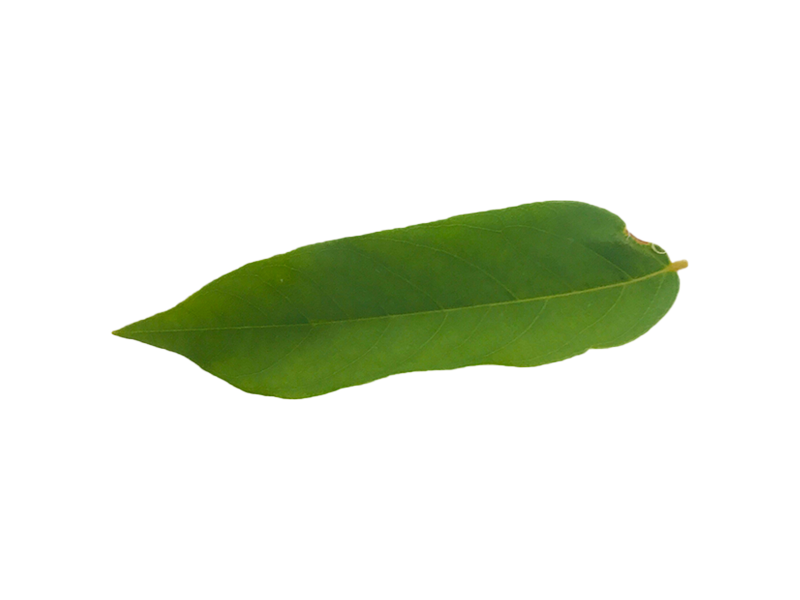
#> input picture leaf.jpg, 1600 x 1200 px (shown at 1/2 size)
$ jupyter execute 'Image Fundamentals.ipynb'
#> lines starting #> are read from the running program, lines starting #| are printed output that depends on the picture; after the words box and inside, x2 and y2 are one past the last pixel; in counts of white or black regions, pixels touching at a corner belong together
[cell 1]
import cv2

[cell 2]
# membaca image
image = cv2.imread("leaf.jpg")
#> image is the input picture: shape (1200, 1600, 3); mean B, G, R 222.3, 234.5, 229.3

[cell 3]
print(image)
#> (printed output is left out)

[cell 4]
# menampilkan image
cv2.imshow('leaf', image)
cv2.waitKey(0)
cv2.destroyAllWindows()

[cell 5]
print(image.shape)
#| (1200, 1600, 3)

[cell 6]
# mengakses nilai di pixel x=500, y=650
(b, g, r) = image[650, 500]
#> b = 8; g = 91; r = 53
print("blue =", b)
#| blue = 8
print("green = ", g)
#| green =  91
print("red = ", r)
#| red =  53

[cell 7]
# crop image
im_crop = image[100:660, 100:380]
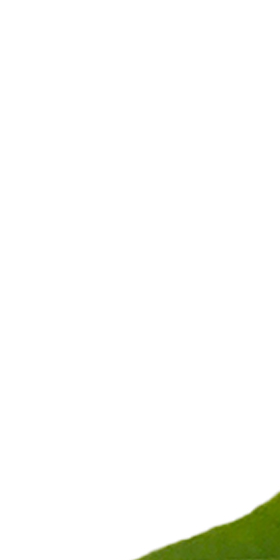
#> im_crop: shape (560, 280, 3); mean B, G, R 248, 251, 250.2
cv2.imshow('crop',im_crop)
cv2.waitKey(0)
cv2.destroyAllWindows()
print(im_crop.shape)
#| (560, 280, 3)

[cell 8]
# mengcopy image
cp_image = image.copy()
print(cp_image.shape)
#| (1200, 1600, 3)

[cell 9]
# mengubah nilai pixel
cp_image[600:650, 370:500] = (100, 255, 240)
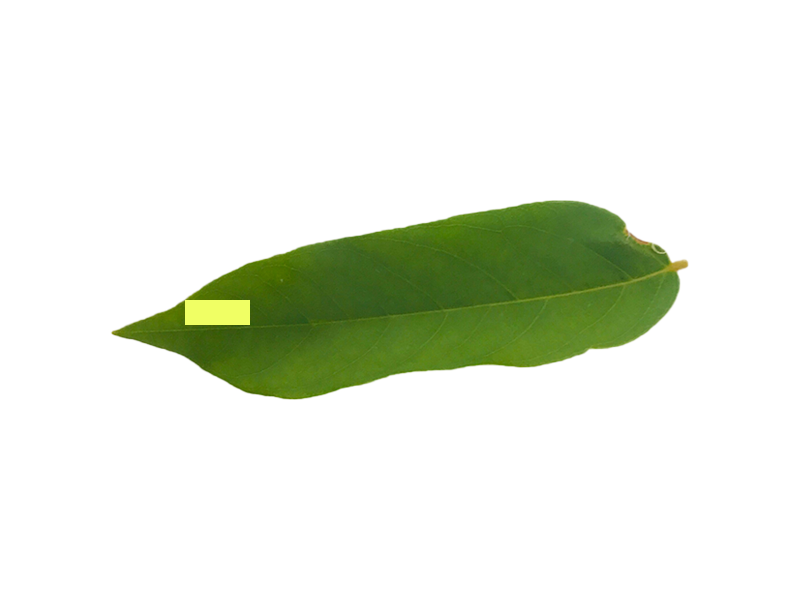
#> cp_image: shape (1200, 1600, 3) (shown at 1/2 size); 0.34% of pixels changed, all inside (x1, y1, x2, y2) = (370, 600, 500, 650)
cv2.imshow('cp_image',cp_image)
cv2.waitKey(0)
cv2.destroyAllWindows()

[cell 10]
# resize image (ignore aspect ratio)
im_resized = cv2.resize(image, (400,400))
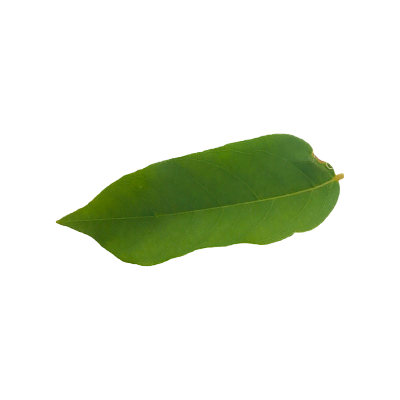
#> im_resized: shape (400, 400, 3); mean B, G, R 222.3, 234.6, 229.3
cv2.imshow('im_resized',im_resized)
cv2.waitKey(0)
cv2.destroyAllWindows()
print(im_resized.shape)
#| (400, 400, 3)

[cell 11]
# resize image (mempertahankan aspect ratio)
r = 400/image.shape[1]
#> r = 0.25
dim = (400,int(image.shape[0]*r))
#> dim = (400, 300)
im_resized = cv2.resize(image, dim)
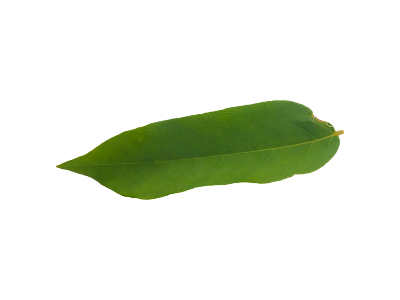
#> im_resized: shape (300, 400, 3); mean B, G, R 222.3, 234.6, 229.3
cv2.imshow('im_resized',im_resized)
cv2.waitKey(0)
cv2.destroyAllWindows()
print(im_resized.shape)
#| (300, 400, 3)
cv2.imwrite("resize.png", im_resized)
#> Out = True

[cell 12]
# Rotating an image
(h, w) = image.shape[:2]
#> h = 1200; w = 1600
center = (w/2, h/2)
#> center = (800, 600)
M = cv2.getRotationMatrix2D(center, 90, 1.0)
rotated = cv2.warpAffine(image, M, (w,h))
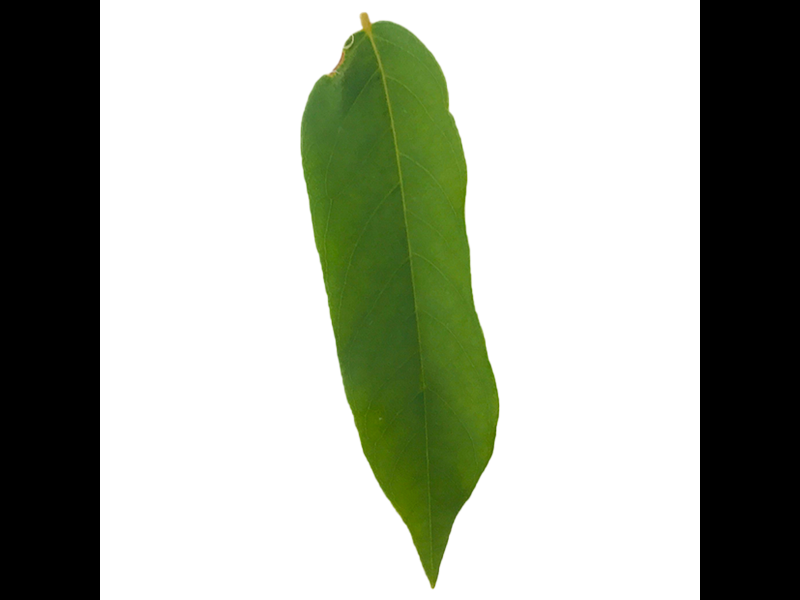
#> rotated: shape (1200, 1600, 3) (shown at 1/2 size); mean B, G, R 158.5, 170.8, 165.5
cv2.imshow('rotate',rotated)
cv2.waitKey(0)
cv2.destroyAllWindows()

[cell 13]
# menyimpan image
cv2.imwrite("rotate.png", rotated)
#> Out = True

[cell 14]
# adjust image contrast
import numpy as np
im_adjusted = cv2.addWeighted(im_resized, 1.5, np.zeros(im_resized.shape, im_resized.dtype), 0, -100)
cv2.imshow('Original Image',im_resized)
cv2.imshow('Adjusted Image',im_adjusted)
cv2.waitKey(0)
cv2.destroyAllWindows()
print(im_resized.shape)
#| (300, 400, 3)

[cell 15]
# detect edges
im_edges = cv2.Canny(im_resized, 100, 200)
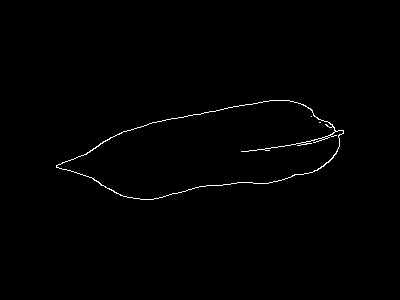
#> im_edges: shape (300, 400); 0.69% white in thin lines or dots, all inside (x1, y1, x2, y2) = (56, 100, 344, 200)
cv2.imshow('Original Image',im_resized)
cv2.imshow('Detected Edges',im_edges)
cv2.waitKey(0)
cv2.destroyAllWindows()

[cell 16]
# convert image to grayscale
im_gray = cv2.cvtColor(im_resized, cv2.COLOR_BGR2GRAY)
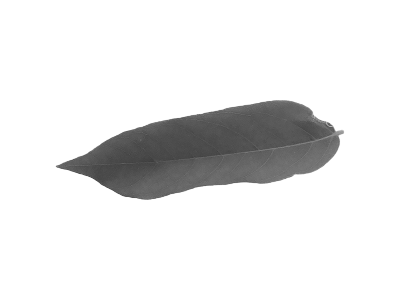
#> im_gray: shape (300, 400); min 61, max 255, mean 231.6
cv2.imshow('Original Image',im_resized)
cv2.imshow('Grayscale Image',im_gray)
cv2.waitKey(0)
cv2.destroyAllWindows()

[cell 17]
# membuat folder
import os
directory = "Sirih_Gray"
parent_dir = "X:/AI/Image Processing/Dataset"
path = os.path.join(parent_dir, directory)

try:
    os.mkdir(path)
    print("Directory '% s' created" % directory)
except OSError as error:
    print(error)

[cell 18]
# get all files in a folder
import glob

imdir = 'Dataset/Sirih/'
ext = ['png', 'jpg', 'gif']    # Add image formats here

files = []
[files.extend(glob.glob(imdir + '*.' + e)) for e in ext]

images = [cv2.imread(file) for file in files]
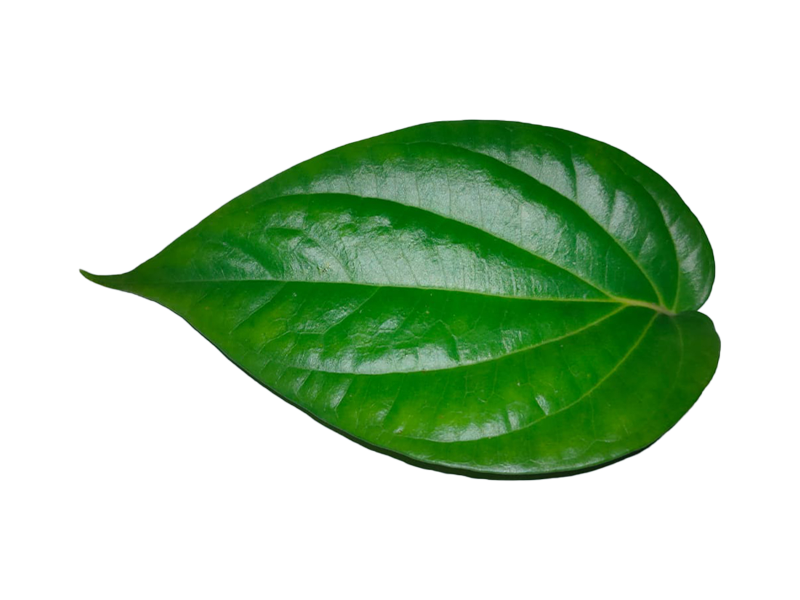
#> input picture Dataset/Sirih/001.jpg, 1600 x 1200 px (shown at 1/2 size)
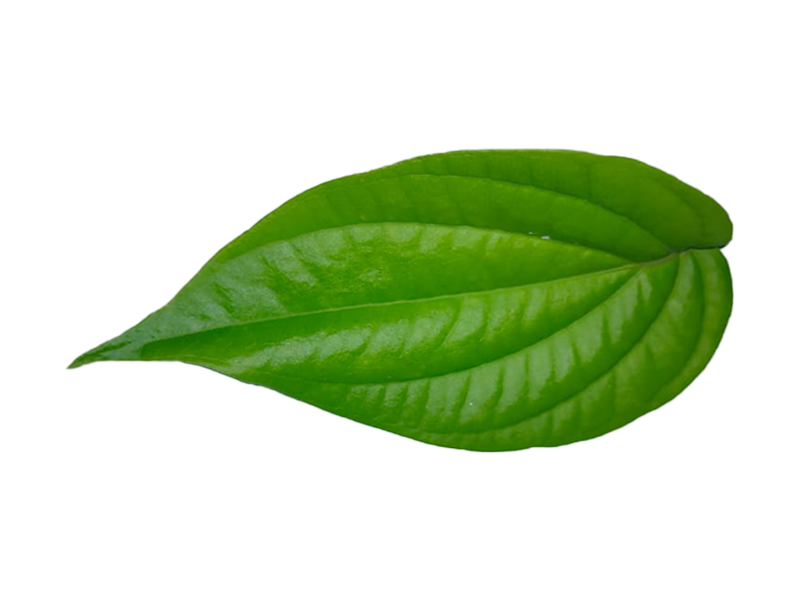
#> input picture Dataset/Sirih/004.jpg, 1600 x 1200 px (shown at 1/2 size)
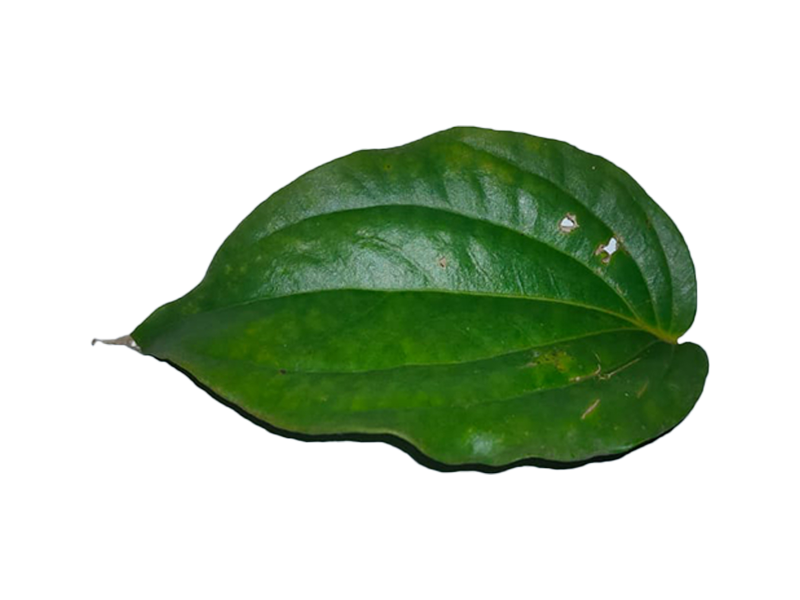
#> input picture Dataset/Sirih/005.jpg, 1600 x 1200 px (shown at 1/2 size)
#> images = 3 items

# adjust contrast to all of them nd save to different location
i = 1
for img in images:
    im_gray = cv2.cvtColor(image, cv2.COLOR_BGR2GRAY)
    #im_adjusted = cv2.addWeighted(img, 1.5, np.zeros(img.shape, img.dtype), 0, -100)
    im_name = "Dataset/Sirih_Gray/" + str(i) + ".jpg"
    cv2.imwrite(im_name, im_gray)
    i+=1
#> this loop made 3 passes
#> im_name on passes 1 to 3: 'Dataset/Sirih_Gray/1.jpg', 'Dataset/Sirih_Gray/2.jpg', 'Dataset/Sirih_Gray/3.jpg'
#> after the loop, i = 4
